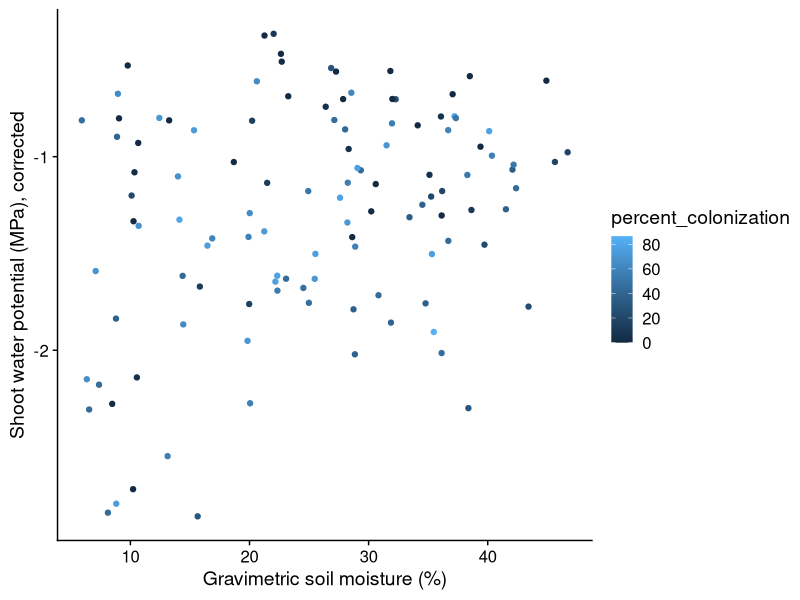

Write the R code that produced this figure. (Note: this script raises an error after producing the figure.)
# Does the relationship between soil moisture and water potential
# change with fungal colonization?

library(tidyverse)
library(readxl)
library(cowplot)
library(lme4)
library(lmerTest)

colonization = read_csv("data/percent_colonization_only.csv")
biomass = read_csv("data/processed_biomass_data.csv")
harvest = read_csv("data/harvest_data_with_moisture_and_treatments.csv")

merged = left_join(harvest, biomass) %>%
  left_join(colonization)

merged = select(merged, everything(), -Time, -harvesttime)

toplot = 
  filter(merged, Spore == "spore") %>%
  filter(abs(water_potential_corrected) < 3) %>%
  filter(water_potential_corrected < 0) %>%
  filter((is.na(percent_colonization) != TRUE))

water_potential_by_soil_moisture = ggplot(data = toplot) +
  theme_cowplot() +
  geom_point(aes(x = soil_moisture_pct, 
                 y = water_potential_corrected,
                 # alpha = percent_colonization,
                 color = percent_colonization)) +
  xlab("Gravimetric soil moisture (%)") +
  ylab("Shoot water potential (MPa), corrected")

save_plot("plots/water_potential_by_soil_moisture.pdf", water_potential_by_soil_moisture)

# I would like to be able to somehow quantify whether colonization
# made a difference in how shoot water potential relates to gravimetric soil
# moisture. I think I can do this with a model, but could I plot it?

# Model:

moisture_colonization_model = lm(water_potential_corrected ~ soil_moisture_pct * percent_colonization, data = toplot)
summary(moisture_colonization_model)

moisture_colonization_lme = lmer(water_potential_corrected ~ soil_moisture_pct * percent_colonization * N_level + (1|days_since_watering), data = toplot)
summary(moisture_colonization_lme)

# Graphical ideas:
toplot$moistureaxis = toplot$water_potential_corrected/toplot$soil_moisture_pct

ggplot(data = toplot) +
  theme_cowplot() +
  geom_point(aes(x = percent_colonization, 
                 y = moistureaxis,
                 color = Water)) +
  ylab("Shoot water potential (MPa)/Gravimetric soil moisture (%)") +
  xlab("Percent_colonization")

ggplot(data = toplot) +
  theme_cowplot() +
  geom_point(aes(x = percent_colonization, 
                 y = water_potential_corrected,
                 color = Water)) +
  ylab("Shoot water potential (MPa)/Gravimetric soil moisture (%)") +
  xlab("Percent_colonization")
